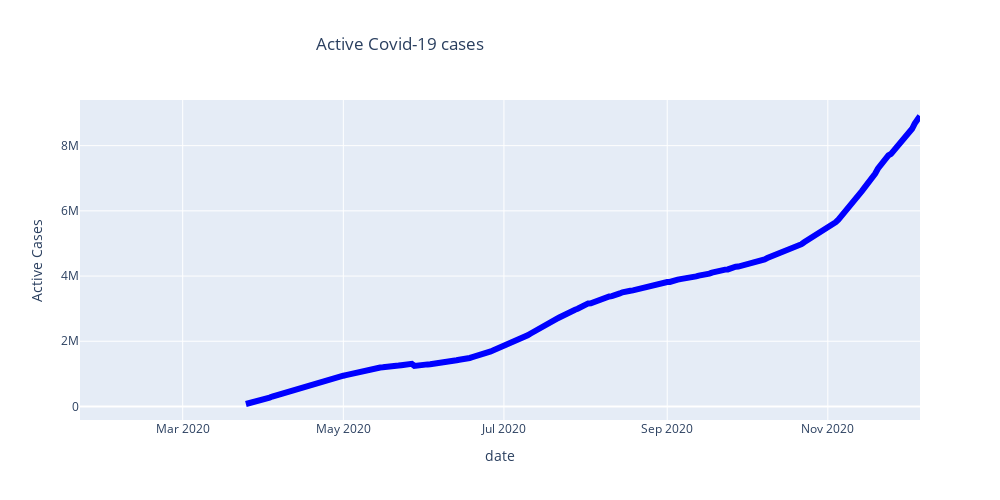

The cell this chart's notebook holds for it:
### Markdown cell above
## Dynamic Plot for Active Cases for USA

### Code cell
fig=px.line(US_daily,x='date',y="Active Cases",title="Active Covid-19 cases")
           #labels={'date':'date',
            #      ['Daily New Cases','Daily recoveries']:'Daily cases'})
#fig=px.line(US_daily,x='date',y='Daily recoveries')

#fig.add_trace(line=dict(color=['red','green'],width=4))

fig.update_traces(line=dict(color='Blue',width=6))
fig.update_layout(
        #title_text = 'Covid-19 deaths In The United States By Geography',
        yaxis_title="Active Cases",
        title_x=0.4,
        showlegend = True,
        legend_title="",
        width=1000,height=500)

        
fig.show()

### Figure 1 — Plotly figure (JSON) as saved in the notebook; plotly's stock layout.template omitted (floating-point values rounded to 4 significant figures; data arrays with more than 128 entries replaced by an {"elided": "..."} marker saying what was removed)
{"data": [{"hovertemplate": "date=%{x}<br>Active Cases=%{y}<extra></extra>", "legendgroup": "", "line": {"color": "Blue", "dash": "solid", "width": 6}, "mode": "lines", "name": "", "orientation": "v", "showlegend": false, "type": "scatter", "x": {"elided": "320 str values"}, "xaxis": "x", "y": {"elided": "320 int values"}, "yaxis": "y"}], "layout": {"height": 500, "legend": {"title": {"text": ""}, "tracegroupgap": 0}, "showlegend": true, "title": {"text": "Active Covid-19 cases", "x": 0.4}, "width": 1000, "xaxis": {"anchor": "y", "domain": [0, 1], "title": {"text": "date"}}, "yaxis": {"anchor": "x", "domain": [0, 1], "title": {"text": "Active Cases"}}}}
